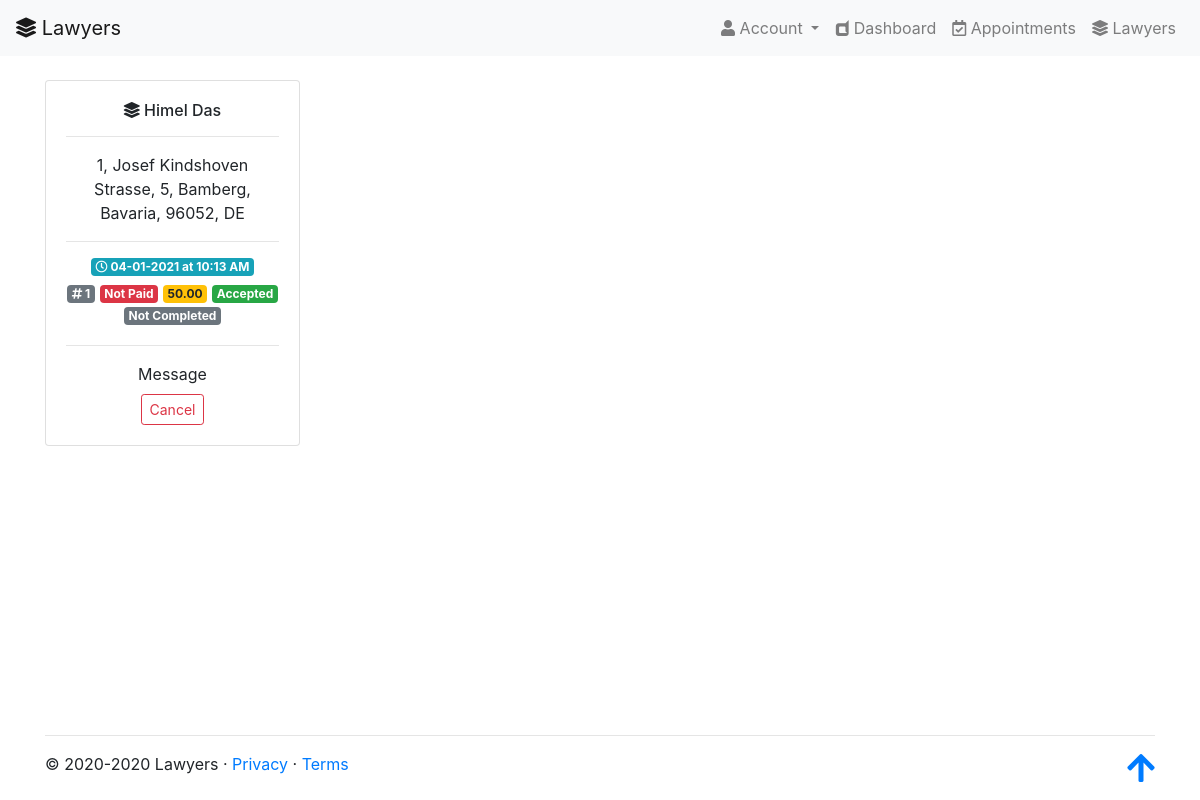
The page /appointments/ (signed in) on the database its author committed.
### core/models.py (models this page shows, shortened)
class Appointment(models.Model):
    customer = models.ForeignKey(
        User, on_delete=models.CASCADE, related_name="appointments")
    lawyer = models.ForeignKey(
        User, on_delete=models.CASCADE, related_name="lawyer_appointments")
    creation_time = models.DateTimeField(auto_now_add=True)
    date = models.DateField()
    time = models.TimeField()
    message = models.TextField(max_length=500)
    fee = MoneyField(max_digits=10, decimal_places=2,
                     verbose_name="Consultation Fee")
    is_paid = models.BooleanField(default=False)
    is_accepted = models.BooleanField(default=False)
    is_completed = models.BooleanField(default=False)
    NONE = ''
    CANCELLED_BY_CHOICES = [(NONE, 'None')] + USER_TYPE_CHOICES
    cancelled_by = models.CharField(max_length=1, choices=CANCELLED_BY_CHOICES,
                                    default=NONE, verbose_name="Cancelled By")
    @property
    def is_cancelled(self):
        return str(self.cancelled_by) != self.NONE
    @property
    def is_cancelled_by_manager(self):
        return str(self.cancelled_by) == MANAGER
    @property
    def is_cancelled_by_lawyer(self):
        return str(self.cancelled_by) == LAWYER
    @property
    def is_cancelled_by_customer(self):
        return str(self.cancelled_by) == CUSTOMER

### users/models.py (models this page shows, shortened)
class User(AbstractUser):
    first_name = models.CharField(
        max_length=FIRST_NAME_MAX_LENGTH, verbose_name="First Name")
    last_name = models.CharField(
        max_length=LAST_NAME_MAX_LENGTH, verbose_name="Last Name")
    GENDER_CHOICES = [('', 'Select'), ('F', 'Female'),
                      ('M', 'Male'), ('O', 'Other')]
    user_type = models.CharField(max_length=1, choices=USER_TYPE_CHOICES,
                                 default=CUSTOMER, verbose_name="User Type")
    gender = models.CharField(max_length=1, choices=GENDER_CHOICES, )
    pro_pic = models.ImageField(default=user_default_pro_pic,
                                upload_to=user_dir,
                                verbose_name="Profile Picture",
                                validators=[file_size])
    @property
    def is_lawyer(self):
        return str(self.user_type) == LAWYER
    @property
    def is_customer(self):
        return str(self.user_type) == CUSTOMER

class Address(models.Model):
    user = models.OneToOneField(User, on_delete=models.CASCADE)
    flat_number = models.CharField(
        max_length=10, blank=True, verbose_name="Flat Number")
    apartment_number = models.CharField(
        max_length=10, blank=True, verbose_name="Apartment Number")
    street = models.CharField(max_length=100)
    city = models.CharField(max_length=20)
    state = models.CharField(max_length=20)
    postal_code = models.IntegerField(
        validators=[MaxValueValidator(9999999999)],
        verbose_name="Postal Code")
    country = CountryField(blank_label='Select')
    def __str__(self):
        address_data = [self.flat_number, self.street,
                        self.apartment_number, self.city, self.state,
                        self.postal_code, self.country]
        address = ''
        for field in address_data:
            if field:
                if address:
                    address += ', '
                address += str(field)
        return address

### core/views/common.py (the view)
# urls.py: path('appointments/', AppointmentListView.as_view(), name='appointments'),
class AppointmentListView(LoginRequiredMixin, ListView):
    model = Appointment
    template_name = 'core/appointments.html'
    context_object_name = 'appointments'
    def get_queryset(self):
        user = self.request.user
        if user.is_customer:
            return Appointment.objects.filter(
                customer=user).order_by('-creation_time')
        elif user.is_lawyer:
            return Appointment.objects.filter(
                lawyer=user).order_by('-creation_time')
        elif user.is_manager:
            return Appointment.objects.all().order_by('-creation_time')

### templates/core/appointments.html (shortened to what this page needs)
{% extends "base.html" %}
{% load i18n %}
{% block content %}
<div class="container">
    <div class="row mt-4 mb-4">
        {% for appointment in appointments %}
        <div class="col-xl-3 col-lg-4 col-md-6 col-sm-6 mb-4">
            <section class="text-center">
                <div class="card">
                    <div class="card-body">
                        <h6 class="card-title">
                            {% if user.is_customer %}
                                <i class="fas fa-layer-group"></i>
                                {{ appointment.lawyer.get_full_name }}
                            {% elif user.is_lawyer %}
                                <i class="fas fa-user"></i>
                                {{ appointment.customer.get_full_name }}
                            {% endif %}
                        <hr>
                        <div>{{ appointment.lawyer.address }}</div> <hr>
                        <div>
                            <span class="badge badge-info">
                                <i class="far fa-clock"></i>
                                {{ appointment.date|date:'d-m-Y' }} at {{ appointment.time|date:'g:i A' }}
                            </span>
                        </div>
                        <div>
                            <span class="badge badge-secondary">
                                <i class="fas fa-hashtag"></i>
                                {{ appointment.id }}
                            </span>
                            {% if appointment.is_paid %}
                                <span class="badge badge-success">Paid</span>
                            {% else %}
                                <span class="badge badge-danger">Not Paid</span>
                            {% endif %}
                            <span class="badge badge-warning">{{ appointment.fee }}</span>
                            {% if appointment.is_cancelled_by_lawyer %}
                                <span class="badge badge-danger">Cancelled by Lawyer</span>
                            {% elif appointment.is_cancelled_by_customer %}
                                <span class="badge badge-warning">Cancelled by Customer</span>
                            {% elif appointment.is_cancelled_by_manager %}
                                <span class="badge badge-danger">Cancelled by Manager</span>
                            {% elif appointment.is_accepted %}
                                <span class="badge badge-success">Accepted</span>
                            {% else %}
                                <span class="badge badge-warning">Pending</span>
                            {% endif %}
                            {% if appointment.is_completed %}
                                <span class="badge badge-success">Completed</span>
                            {% else %}
                                <span class="badge badge-secondary">Not Completed</span>
                            {% endif %}
                        </div>
                        <hr>
                        <div>
                            {{ appointment.message }}
                        </div>
                        <div class="text-center mt-2">
                            {% if not appointment.is_cancelled%}
                                <a href="{% url 'core:appointment_cancel' appointment.id %}"
                                    class="btn btn-sm btn-outline-danger" role="button">
                                    Cancel
                                </a>
                            {% endif %}
                        </div>
                    </div>
                </div>
            </section>
        </div>
        {% empty %}
        <div class="col-12">
            <h4 class="text-center">
                No Appointment Yet.
            </h4>
        </div>
        {% endfor %}
    </div>
</div>
{% endblock content %}

### static_files/core/css/style.css (style rules this page uses)
.badge { margin-bottom: 0.25rem; }

### rows shown on the page
Appointment: lawyer.get_full_name "Himel Das", lawyer.address "1, Josef Kindshoven Strasse, 5, Bamberg, Bavaria, 96052, DE", date "04-01-2021", time "10:13 AM", id "1", is_paid "Not Paid", fee "50.00", cancelled_by "Accepted", is_completed "Not Completed", message "Message"
